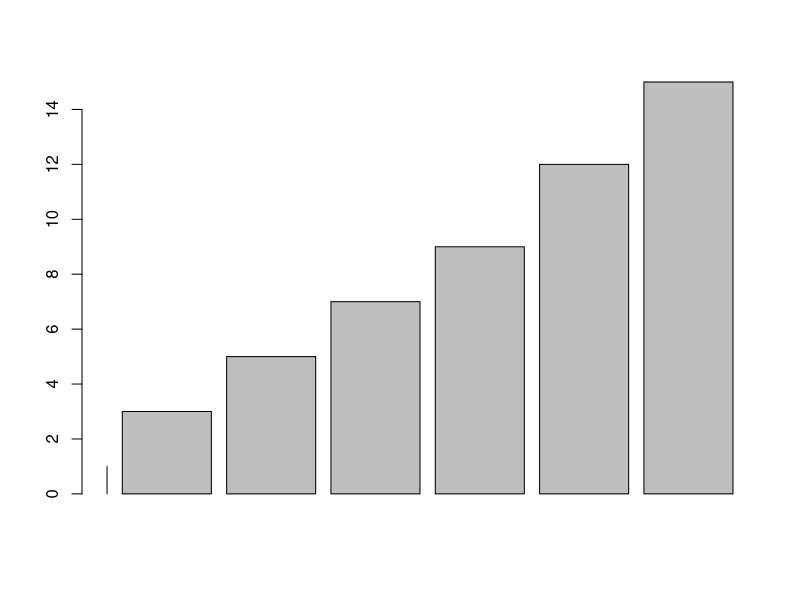

The R source for this figure: (Note: this script raises an error after producing the figure.)
vector1 = c(1,3,5,7,9,12,15)
vector1[1]
vector1[2]
barplot(vector1, vector1>2)
main = "eruk"
xlab = "bar left to right"
ylab = "height of bars"
col = "red"
library(RColorBrewer)
coul <- brewer.pal(5,"Set2")
barplot(col=coul)
barplot(height=vector1>2, vector1, names=vector1, col=coul )
barplot(vector1, vector1>2)
barplot(vector1>2, vector1, names=vector1, col=coul )
graph = barplot(vector1, vector1>2)
grape <- barplot(vector1, vector1>2)
grape (col=coul)
barplot(height=vector1, col=coul)
  names = c("A", "C", "B", "U")
barplot(height = vector1,
        names.arg = c("A","B","C","D","E", "F", "G"),
        col = coul)
  
